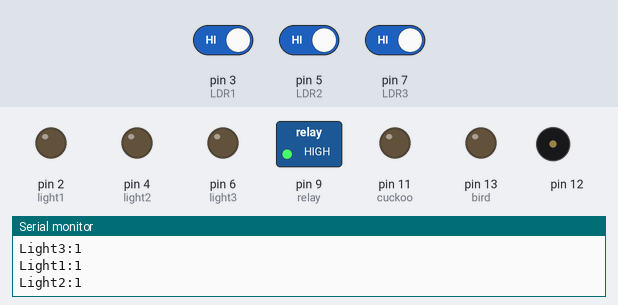
Simulated run of this sketch. Board: Arduino Uno, built with avr-gcc and run on an emulated ATmega328P. Shown: switched loads named in the sketch (green lamp = pin HIGH), output pins drawn as LEDs (lit = HIGH), buzzer (waves = sounding), the last lines printed to the serial monitor. Inputs (shaded band) come from the test bench; at power-on: pin 3 (LDR1) HIGH, pin 5 (LDR2) HIGH, pin 7 (LDR3) HIGH.

Above: at 1.2 s.
1.3 s: pin 3 (LDR1) driven LOW
At 2.2 s:
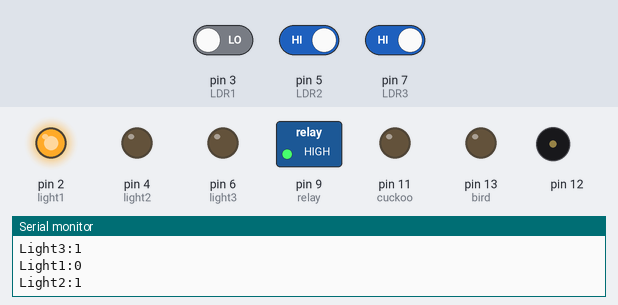
2.8 s: pin 5 (LDR2) driven LOW
At 3.3 s:
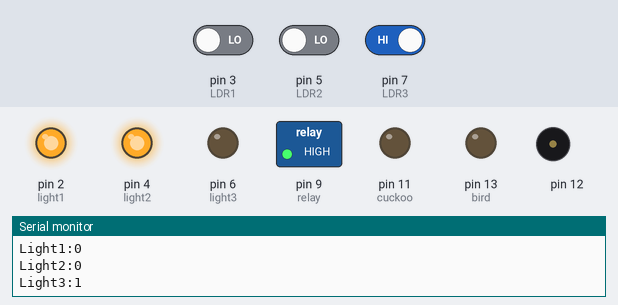
4.3 s: pin 7 (LDR3) driven LOW
At 5.6 s:
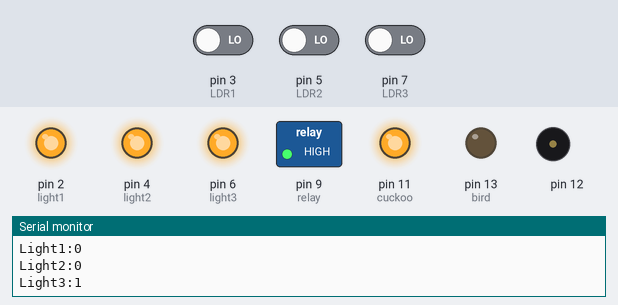
7.3 s: pin 3 (LDR1) driven HIGH and pin 5 (LDR2) driven HIGH
10.3 s: pin 3 (LDR1) driven LOW
At 12.3 s:
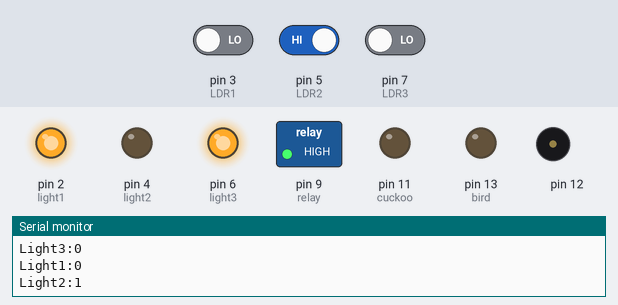
13.1 s: pin 3 (LDR1) driven HIGH
At 14.3 s:
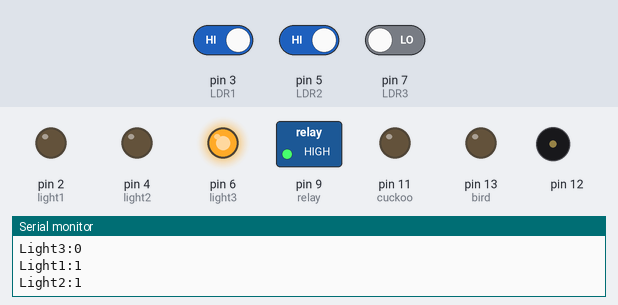
Timing chart, 0 to 15.6 s (numbered marks = the images above; inputs shaded):
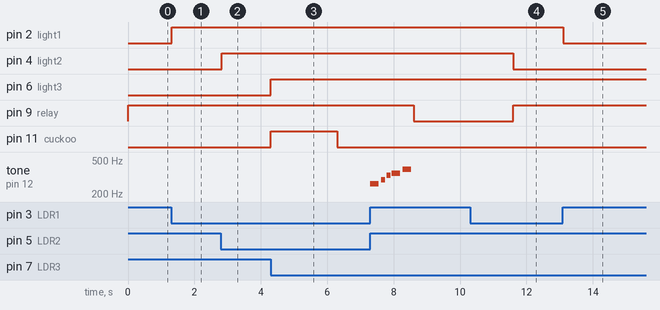

Measured:
- after the input at 1.3 s, pin 2 (light1): LOW → HIGH at once
- after the input at 2.8 s, pin 4 (light2): LOW → HIGH at once
- after the input at 4.3 s, pin 6 (light3): LOW → HIGH at once; pin 11 (cuckoo): LOW → HIGH at once, → LOW 2.0 s later
- after the input at 10.3 s, pin 2 (light1): stays HIGH (without the input it goes to LOW after 1.3 s)
- after the input at 13.1 s, pin 2 (light1): HIGH → LOW at once
- by itself, tone on pin 12: plays 262 Hz for 0.25 s, 294 Hz for 0.13 s, 330 Hz for 0.13 s, 349 Hz for 0.25 s, 392 Hz for 0.25 s

The sketch:

Light_Sensor.ino
```cpp
/*
 * Episode: The Gift
 * Puzzle: Light-House Puzzle
 * Code and Documented by: Zaim Zanaruddin
 * Description: Lighthouses will have 3 light sensors to detect light. Players will have to shine 3 flashlights to activate puzzle
 * Last Updated: September 30th, 2017
 * All rights reserved to Red Door Escape Room
 *
 */

// Define Various notes for pitches
#define NOTE_B0  31
#define NOTE_C1  33
#define NOTE_CS1 35
#define NOTE_D1  37
#define NOTE_DS1 39
#define NOTE_E1  41
#define NOTE_F1  44
#define NOTE_FS1 46
#define NOTE_G1  49
#define NOTE_GS1 52
#define NOTE_A1  55
#define NOTE_AS1 58
#define NOTE_B1  62
#define NOTE_C2  65
#define NOTE_CS2 69
#define NOTE_D2  73
#define NOTE_DS2 78
#define NOTE_E2  82
#define NOTE_F2  87
#define NOTE_FS2 93
#define NOTE_G2  98
#define NOTE_GS2 104
#define NOTE_A2  110
#define NOTE_AS2 117
#define NOTE_B2  123
#define NOTE_C3  131
#define NOTE_CS3 139
#define NOTE_D3  147
#define NOTE_DS3 156
#define NOTE_E3  165
#define NOTE_F3  175
#define NOTE_FS3 185
#define NOTE_G3  196
#define NOTE_GS3 208
#define NOTE_A3  220
#define NOTE_AS3 233
#define NOTE_B3  247
#define NOTE_C4  262
#define NOTE_CS4 277
#define NOTE_D4  294
#define NOTE_DS4 311
#define NOTE_E4  330
#define NOTE_F4  349
#define NOTE_FS4 370
#define NOTE_G4  392
#define NOTE_GS4 415
#define NOTE_A4  440
#define NOTE_AS4 466
#define NOTE_B4  494
#define NOTE_C5  523
#define NOTE_CS5 554
#define NOTE_D5  587
#define NOTE_DS5 622
#define NOTE_E5  659
#define NOTE_F5  698
#define NOTE_FS5 740
#define NOTE_G5  784
#define NOTE_GS5 831
#define NOTE_A5  880
#define NOTE_AS5 932
#define NOTE_B5  988
#define NOTE_C6  1047
#define NOTE_CS6 1109
#define NOTE_D6  1175
#define NOTE_DS6 1245
#define NOTE_E6  1319
#define NOTE_F6  1397
#define NOTE_FS6 1480
#define NOTE_G6  1568
#define NOTE_GS6 1661
#define NOTE_A6  1760
#define NOTE_AS6 1865
#define NOTE_B6  1976
#define NOTE_C7  2093
#define NOTE_CS7 2217
#define NOTE_D7  2349
#define NOTE_DS7 2489
#define NOTE_E7  2637
#define NOTE_F7  2794
#define NOTE_FS7 2960
#define NOTE_G7  3136
#define NOTE_GS7 3322
#define NOTE_A7  3520
#define NOTE_AS7 3729
#define NOTE_B7  3951
#define NOTE_C8  4186
#define NOTE_CS8 4435
#define NOTE_D8  4699
#define NOTE_DS8 4978


/*
 * Initialize Pin Assignments
 * LRD: Light Sensors (digital pin ; input)
 * Light: LED Lights (digital pin ; output)
 * cuckoo: Sound (digital pin ; output)
 * bird: Motor (digital pin ; output)
 * relay: Maglock (digital pin ; output)
 */
const int cuckoo = 11;
const int bird = 13;
const int light1=2;
const int LDR1 = 3;
const int light2=4;
const int LDR2 = 5;
const int light3= 6;
const int LDR3 = 7;
const int relay =9;


//Initialize melody tone
int melody[] = {
  NOTE_C4, NOTE_D4, NOTE_E4, NOTE_F4, NOTE_G4
};
int noteDurations[] = {
  4, 8, 8, 4, 4, 4, 4, 4
};


 void setup()
 {
   //Set up LEDS
   pinMode(light1,OUTPUT);
   pinMode(light2, OUTPUT);
   pinMode(light3, OUTPUT);


   //Set up Light Sensors
    pinMode(LDR1, INPUT);
    pinMode(LDR2, INPUT);
    pinMode(LDR3, INPUT);

   //Set up Relay
   pinMode(relay, OUTPUT);
   digitalWrite(relay,HIGH);

   //Set up Bird activation and sound
   pinMode(cuckoo, OUTPUT);
   pinMode(bird, OUTPUT);

   //Serial Port for debugging
   Serial.begin(9600);
 }


 /*
  * Main Function of the program
  * Detects if all three light sensors are activated
  * If light is detected, LED for specific lighthouse will light up
  */
 void loop() {

 //Debugging for Sensor 1
 Serial.print("Light1:");
 Serial.println(digitalRead(LDR1));

  if(digitalRead(LDR1) ==LOW)     //Checking Sensor 1
  {
    digitalWrite(light1, HIGH);
  }
  else
  {
    digitalWrite(light1,LOW);
  }


 //Debugging for Sensor 2
 Serial.print("Light2:");
 Serial.println(digitalRead(LDR2));

  if(digitalRead(LDR2) ==LOW)    //Checking Sensor 2
  {
    digitalWrite(light2, HIGH);
  }
  else
  {
    digitalWrite(light2,LOW);
  }


 //Debugging for Sensor 3
 Serial.print("Light3:");
 Serial.println(digitalRead(LDR3));

 if(digitalRead(LDR3) ==LOW)      // //Checking Sensor 3
  {
    digitalWrite(light3, HIGH);
  }
  else
  {
    digitalWrite(light3,LOW);
  }


/*
 * Checks all three sensors
 * If LOW, releases bird, plays audio, and unlocks maglock
 */
if(digitalRead(LDR1) ==LOW && digitalRead(LDR2) ==LOW && digitalRead(LDR3) ==LOW)
{

 //Releases Bird from its Reseting State
 digitalWrite(cuckoo, HIGH);
 // turn the LED on (HIGH is the voltage level)
 delay(2000);
 digitalWrite(cuckoo, LOW); // wait for a second
 // turn the LED off by making the voltage LOW
 delay(1000);

  //Plays Tone
  for (int thisNote = 0; thisNote < 5; thisNote++)
  {
      int noteDuration = 1000 / noteDurations[thisNote];
      tone(12, melody[thisNote], noteDuration);

      int pauseBetweenNotes = noteDuration * 1.30;
      delay(pauseBetweenNotes);
      noTone(12);
  }

  //Unlocks Maglock for 3 seconds
  digitalWrite(relay, LOW);
  delay(3000);
  digitalWrite(relay, HIGH);

 }

}
```
